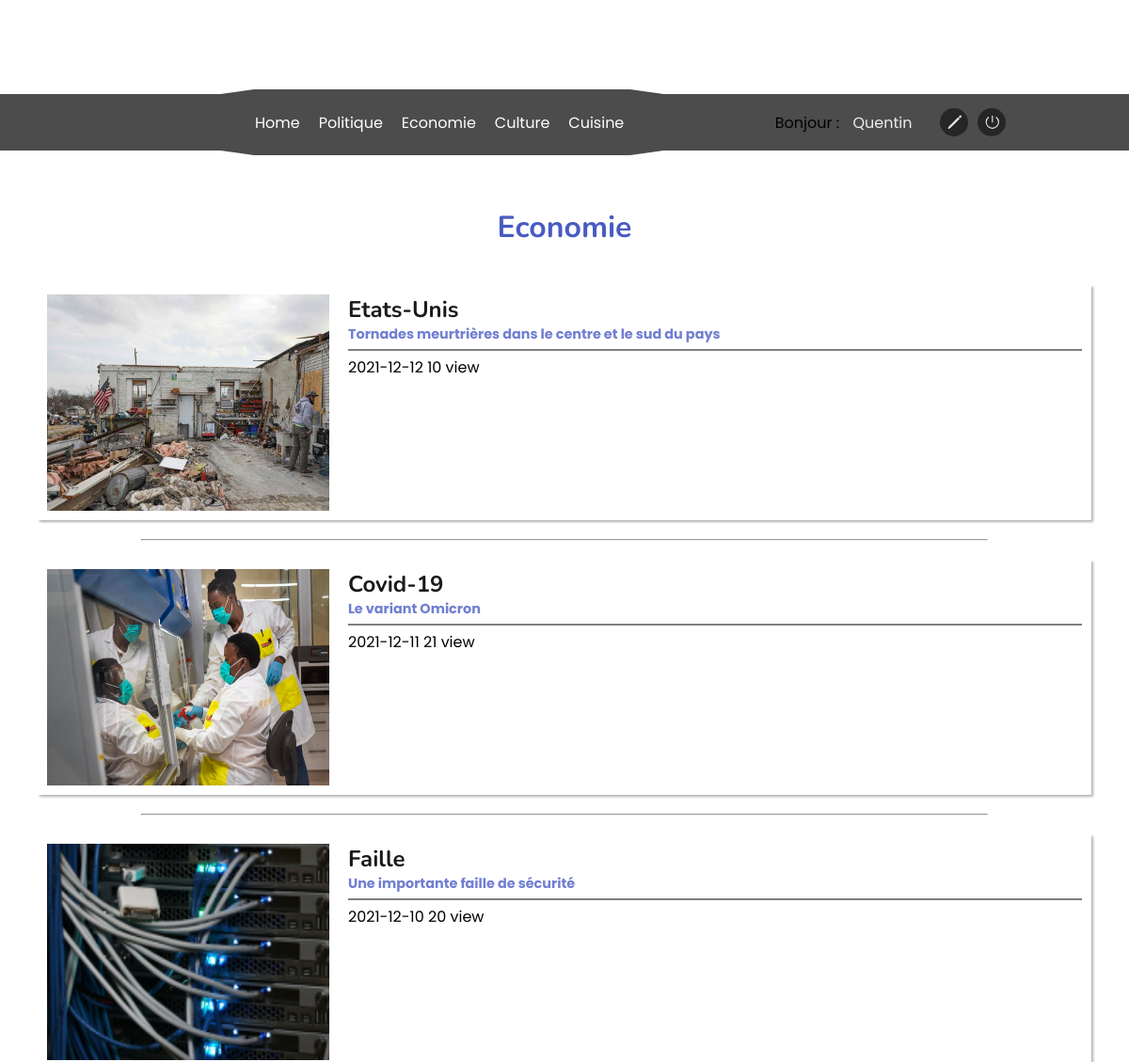
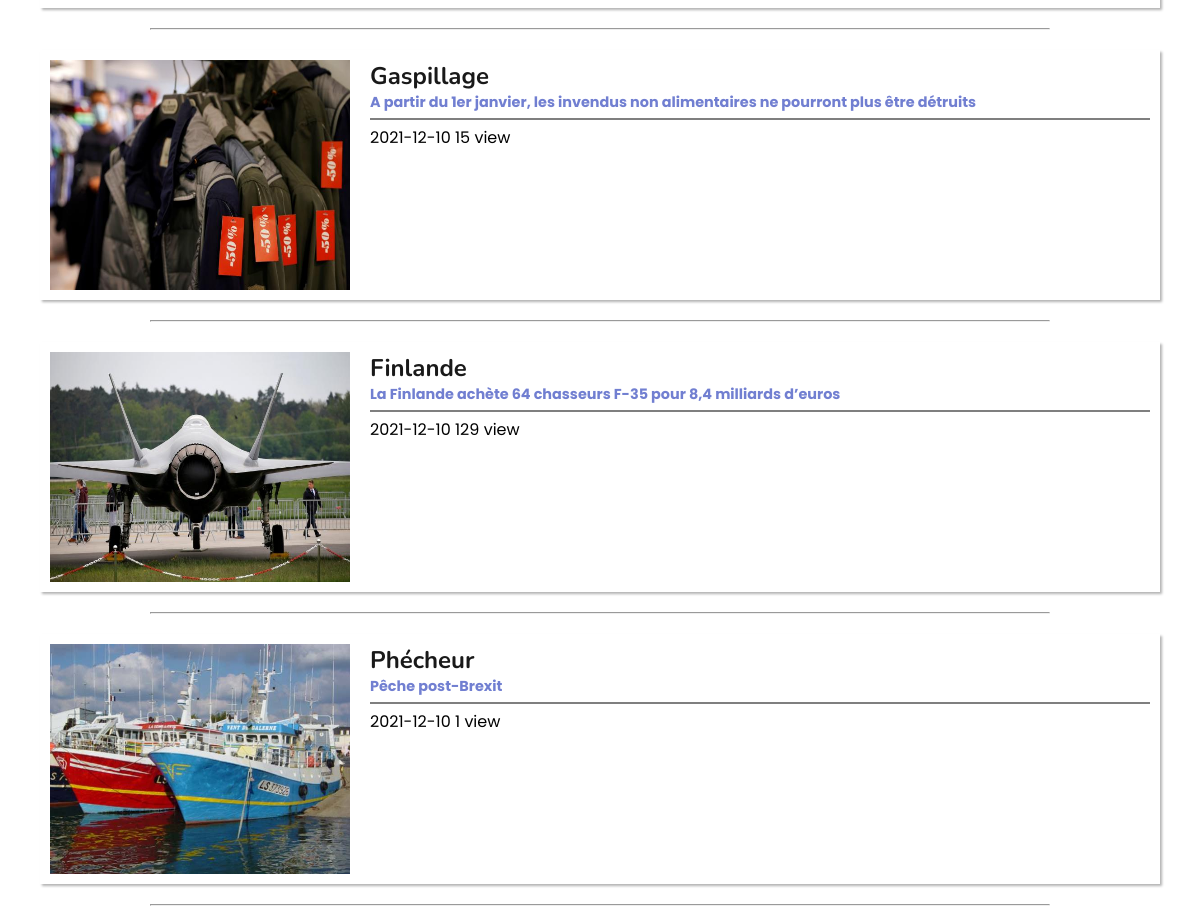
Screenshot of /index.php?action=news&type=economie (signed in) with the database file from the repository (2 pictures, top to bottom).
### tables this page shows
CREATE TABLE IF NOT EXISTS `article` (
  `id` int(11) NOT NULL AUTO_INCREMENT,
  `userId` int(11) NOT NULL,
  `title` text NOT NULL,
  `objet` text NOT NULL,
  `content` text NOT NULL,
  `photo` text NOT NULL,
  `view` int(11) NOT NULL,
  `type` text NOT NULL,
  `dataActu` date DEFAULT NULL,
  PRIMARY KEY (`id`),
  KEY `userId` (`userId`)
);

### modele/Database.php (called while the page is built)
<?php
class Database
{
    public static function connect(){
        $username = 'root';
        $password = '';
        $dbb = new PDO('mysql:host=localhost;dbname=newspaper;charset=utf8', $username, $password);
        return $dbb;
    }
}

### modele/Article.php (called while the page is built, shortened)
<?php
class Article extends Modele
{
    public static function findByType($type){
        $query = 'SELECT * FROM article WHERE type = ? ORDER BY dataActu DESC';
        $stmt = self::connect()->prepare($query);
        $stmt->execute(array($type));
        $request = $stmt->fetchAll();
        return $request;
    }
}

### template/view/news.php (the view, shortened to what this page needs)
<?php $cssAnimation = '<link rel="stylesheet" href="../public/css/animation.css">'; ?>
<main>
    <h1><?php echo htmlspecialchars(ucwords($type)) ?></h1>
    <?php if (isset($requests) && !empty($requests)) :
        foreach ($requests as $request) :
    ?>
            <a href="<?php echo '../index.php?action=new&id=' . $request['id']; ?>">
                <div class="box-news">
                    <img src="<?php echo './ImageArticleStockage/' . $request['photo']; ?>" alt="">
                    <div>
                        <div class="titre">
                            <h2><?php echo $request['title']; ?></h2>
                            <h3><?php echo $request['objet']; ?></h3>
                        </div>
                        <div class="text">
                            <p><?php echo $request['content']; ?></p>
                        </div>
                        <div class="view">
                            <p><?php echo $request['dataActu'] . " " . $request['view'] . " view"; ?></p>
                        </div>
                    </div>
                </div>
            </a>
            <hr>
    <?php
        endforeach;
    else :
        echo 'Aucun article trouvé';
    endif;
    ?>
</main>
<?php require_once('./template/template.php'); ?>

### public/css/style.css (style rules this page uses)
* { padding: 0; margin: 0; box-sizing: border-box; }
:root { --color-p1-o1: rgba(255,255,255,0.1); --color-p1-o2: rgba(255,255,255,0.3); --color-p1-o3: rgba(255,255,255,0.5); --color-p1-o4: rgba(255,255,255,0.7); --color-p1-o5: rgba(255,255,255,0.9); --color-p1-o6: rgba(255,255,255,1); --color-p2-o1: rgba(0, 0, 0, 0.1); --color-p2-o2: rgba(0, 0, 0, 0.3); --color-p2-o3: rgba(0, 0, 0, 0.5); --color-p2-o4: rgba(0, 0, 0, 0.7); --color-p2-o5: rgba(0, 0, 0, 0.9); --color-p2-o6: rgb(0, 0, 0); --color-p3-o1: rgba(52, 73, 189,0.1); --color-p3-o2: rgba(52, 73, 189,0.3); --color-p3-o3: rgba(52, 73, 189,0.5); --color-p3-o4: rgba(52, 73, 189,0.7); --color-p3-o5: rgba(52, 73, 189,0.9); --color-p3-o6: rgb(52, 73, 189); --color-p4-o1: rgba(52, 189, 93, 0.1); --color-p4-o2: rgba(52, 189, 93, 0.3); --color-p4-o3: rgba(52, 189, 93, 0.5); --color-p4-o4: rgba(52, 189, 93, 0.7); --color-p4-o5: rgba(52, 189, 93, 0.9); --color-p4-o6: rgb(52, 189, 93); --font1: 'Poppins', sans-serif; --font2: 'Nunito', sans-serif; --trans0: all 0.2s linear; --trans1: all 0.4s linear; --trans2: all 0.6s linear; --trans3: all 0.8s linear; --trans4: all 1s linear; --bs-p1-1: 0.1em 0.1em 0.1em var(--color-p1-o1); --bs-p1-2: 0.15em 0.15em 0.15em var(--color-p1-o2); --bs-p2-1: 0.1em 0.1em 0.1em var(--color-p2-o1); --bs-p2-2: 0.15em 0.15em 0.15em var(--color-p2-o2); --bs-p3-1: 0.1em 0.1em 0.1em var(--color-p3-o1); --bs-p3-2: 0.15em 0.15em 0.15em var(--color-p3-o2); }
body { font-family: var(--font1); }
a { text-decoration: none; }

### public/css/news.css (style rules this page uses)
main { display: flex; flex-direction: column; }
h1 { margin: 20px 0; text-align: center; width: 100%; color: var(--color-p3-o5); font-family: var(--font2); }
hr { width: 75%; align-self: center; color: var(--color-p4-o2); }
.box-news { position: relative; display: flex; margin: 20px 40px; padding: 10px; box-shadow: var(--bs-p2-2); height: 250px; cursor: pointer; overflow: hidden; }
.box-news img { min-width: 300px; }
.box-news h2 { font-family: var(--font2); color: var(--color-p2-o5) }
.box-news h3 { font-family: var(--font1); color: var(--color-p3-o4); font-size: 0.9em; }
.box-news > div { margin-left: 20px; }
.box-news .titre { margin-bottom: 5px; }
.box-news .text { position: relative; max-height: 0px; overflow: hidden; transition: all 0.3s ease-in; border-top: 1px solid var(--color-p2-o3); border-bottom: 1px solid var(--color-p2-o3); background-image: linear-gradient(0deg, var(--color-p1-o6), var(--color-p1-o3)); }
.box-news .text p { padding: 5px 20px; font-size: 0.8em; color: var(--color-p2-o5); }
.box-news .view { margin-top: 5px; color: var(--color-p2-o6); }

### rows the page displays
article: photo (picture), title "Etats-Unis", objet "Tornades meurtrières dans le centre et le sud du pays", dataActu "2021-12-12", view "10"
article: photo (picture), title "Covid-19", objet "Le variant Omicron", dataActu "2021-12-11", view "21"
article: photo (picture), title "Faille", objet "Une importante faille de sécurité", dataActu "2021-12-10", view "20"
article: photo (picture), title "Gaspillage", objet "A partir du 1er janvier, les invendus non alimentaires ne pourront plus être détruits", dataActu "2021-12-10", view "15"
article: photo (picture), title "Finlande", objet "La Finlande achète 64 chasseurs F-35 pour 8,4 milliards d’euros", dataActu "2021-12-10", view "129"
article: photo (picture), title "Phécheur", objet "Pêche post-Brexit", dataActu "2021-12-10", view "1"

### other values shown
$_SESSION['pseudo'] "Quentin"
$type "Economie"
